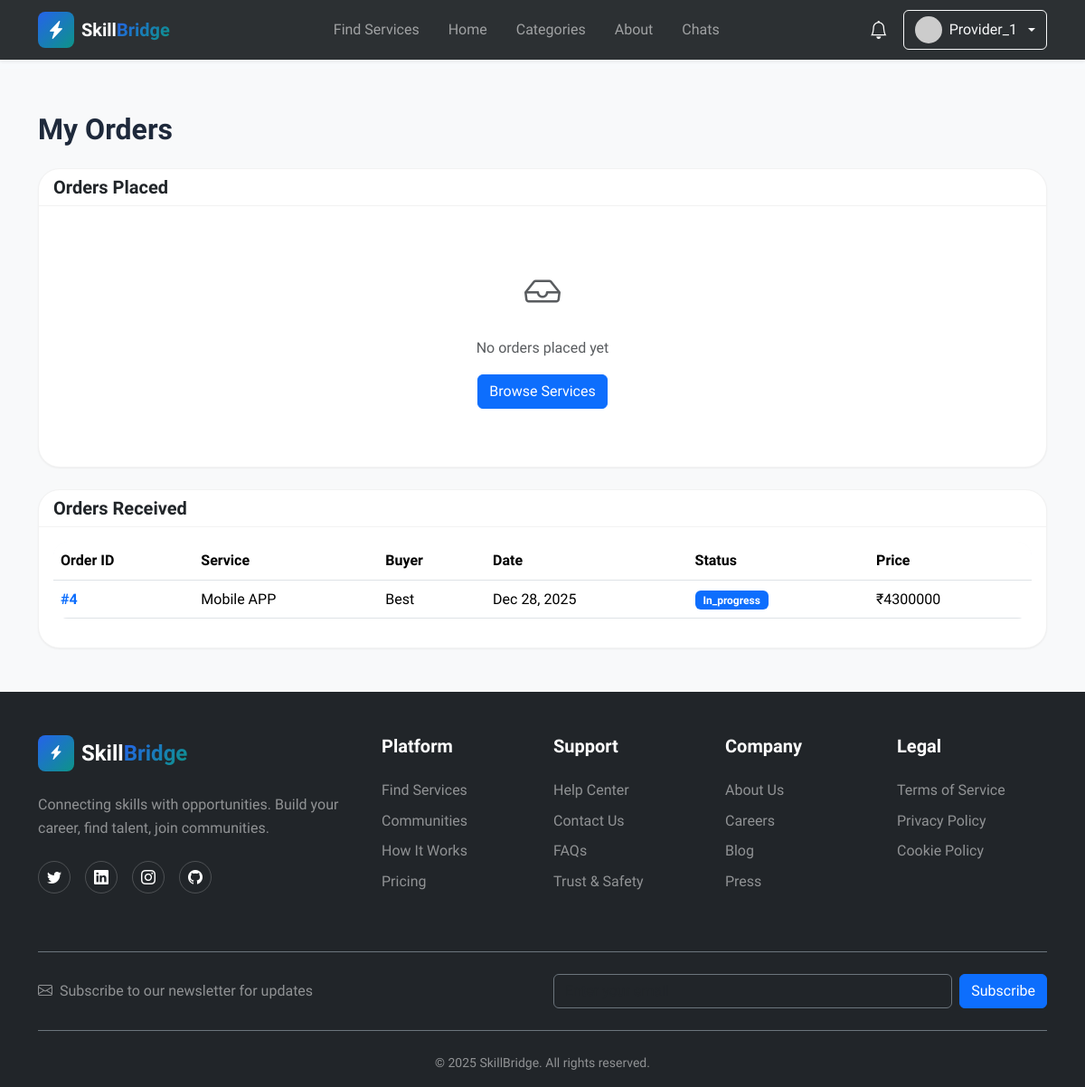
Page /user/orders (signed in) on the committed database.
### models.py (models this page shows, shortened)
class User(UserMixin, db.Model):
    __tablename__ = 'users'
    id = db.Column(db.Integer, primary_key=True)
    username = db.Column(db.String(80), unique=True, nullable=False, index=True)
    email = db.Column(db.String(120), unique=True, nullable=False, index=True)
    password_hash = db.Column(db.String(255), nullable=False)
    user_type = db.Column(db.String(20), nullable=False, default='client')
    full_name = db.Column(db.String(100))
    bio = db.Column(db.Text)
    avatar_url = db.Column(db.String(255), default='default-avatar.png')
    phone = db.Column(db.String(20))
    is_active = db.Column(db.Boolean, default=True)
    is_verified = db.Column(db.Boolean, default=False)
    created_at = db.Column(db.DateTime, default=datetime.utcnow, nullable=False)
    updated_at = db.Column(db.DateTime, default=datetime.utcnow, onupdate=datetime.utcnow)
    services = db.relationship('Service', backref='provider', lazy='dynamic',
                              foreign_keys='Service.user_id')
    reviews = db.relationship('Review', backref='reviewer', lazy='dynamic',
                             foreign_keys='Review.user_id')
    orders_as_buyer = db.relationship('Order', backref='buyer', lazy='dynamic',
                                     foreign_keys='Order.buyer_id')
    orders_as_seller = db.relationship('Order', backref='seller', lazy='dynamic',
                                      foreign_keys='Order.seller_id')
    favorites = db.relationship('Favorite', backref='user', lazy='dynamic',
                               cascade='all, delete-orphan')
    notifications = db.relationship('Notification', backref='user', lazy='dynamic',
                                   cascade='all, delete-orphan')
    def is_admin(self):
        return self.user_type == 'admin'
    def get_unread_notifications_count(self):
        return self.notifications.filter_by(is_read=False).count()
    def get_recent_notifications(self, limit=5):
        return self.notifications.order_by(db.text('created_at desc')).limit(limit)
    def get_avatar_url(self):
        from flask import url_for
        if not self.avatar_url or self.avatar_url == 'default-avatar.png':
            return f"https://ui-avatars.com/api/?name={self.username}&background=random&color=fff&size=128"
        if self.avatar_url.startswith('http'):
            return self.avatar_url
        return url_for('static', filename='avatars/' + self.avatar_url)

class Order(db.Model):
    __tablename__ = 'orders'
    id = db.Column(db.Integer, primary_key=True)
    service_id = db.Column(db.Integer, db.ForeignKey('services.id'), nullable=False, index=True)
    buyer_id = db.Column(db.Integer, db.ForeignKey('users.id'), nullable=False, index=True)
    seller_id = db.Column(db.Integer, db.ForeignKey('users.id'), nullable=False, index=True)
    total_price = db.Column(db.Float, nullable=False)
    status = db.Column(db.String(20), default='pending', index=True)
    requirements = db.Column(db.Text)  # Buyer's requirements
    scope = db.Column(db.Text)  # Detailed scope
    budget_tier = db.Column(db.String(20)) # Basic, Standard, Premium
    deadline = db.Column(db.DateTime)  # Agreed deadline
    delivery_note = db.Column(db.Text)  # Seller's delivery note
    created_at = db.Column(db.DateTime, default=datetime.utcnow)
    updated_at = db.Column(db.DateTime, default=datetime.utcnow, onupdate=datetime.utcnow)
    completed_at = db.Column(db.DateTime)

class Service(db.Model):
    __tablename__ = 'services'
    id = db.Column(db.Integer, primary_key=True)
    title = db.Column(db.String(200), nullable=False, index=True)
    description = db.Column(db.Text, nullable=False)
    price = db.Column(db.Float, nullable=False)
    delivery_time = db.Column(db.String(50))  # e.g., "3 days", "1 week"
    user_id = db.Column(db.Integer, db.ForeignKey('users.id'), nullable=False, index=True)
    category_id = db.Column(db.Integer, db.ForeignKey('categories.id'), nullable=False, index=True)
    favorited_by = db.relationship('Favorite', backref='service', lazy='dynamic', cascade='all, delete-orphan')
    image_url = db.Column(db.String(255), default='default-service.jpg')
    tags = db.Column(db.String(255))
    is_active = db.Column(db.Boolean, default=True)
    view_count = db.Column(db.Integer, default=0)
    created_at = db.Column(db.DateTime, default=datetime.utcnow, index=True)
    updated_at = db.Column(db.DateTime, default=datetime.utcnow, onupdate=datetime.utcnow)
    reviews = db.relationship('Review', backref='service', lazy='dynamic',
                             cascade='all, delete-orphan')
    orders = db.relationship('Order', backref='service', lazy='dynamic')
    favorited_by = db.relationship('Favorite', backref='service', lazy='dynamic',
                                   cascade='all, delete-orphan')

### routes.py (the view)
@user_bp.route('/orders')
@login_required
def orders():
    orders_as_buyer = order_manager.get_user_orders(current_user.id, as_buyer=True)
    orders_as_seller = order_manager.get_user_orders(current_user.id, as_buyer=False)
    return render_template('user/orders.html',
                         orders_as_buyer=orders_as_buyer,
                         orders_as_seller=orders_as_seller)

### managers.py (called while the page is built)
    def get_user_orders(self, user_id, as_buyer=True):
        if as_buyer:
            return Order.query.filter_by(buyer_id=user_id)\
                             .order_by(Order.created_at.desc()).all()
        else:
            return Order.query.filter_by(seller_id=user_id)\
                             .order_by(Order.created_at.desc()).all()

### templates/user/orders.html (shortened to what this page needs)
{% extends 'base.html' %}
{% block content %}
<section class="py-5 bg-light">
    <div class="container">
        <h2 class="fw-bold mb-4">My Orders</h2>
        <div class="card mb-4">
            <div class="card-header">
                <h5 class="mb-0">Orders Placed</h5>
            </div>
            <div class="card-body">
                {% if orders_as_buyer %}
                <div class="table-responsive">
                    <table class="table table-hover">
                        <thead>
                            <tr>
                                <th>Order ID</th>
                                <th>Service</th>
                                <th>Provider</th>
                                <th>Date</th>
                                <th>Status</th>
                                <th>Price</th>
                            </tr>
                        </thead>
                        <tbody>
                            {% for order in orders_as_buyer %}
                            <tr style="cursor: pointer;"
                                onclick="window.location='{{ url_for('user.order_detail', order_id=order.id) }}'">
                                <td><a href="{{ url_for('user.order_detail', order_id=order.id) }}"
                                        class="text-decoration-none fw-bold">#{{ order.id }}</a></td>
                                <td>
                                    <div class="fw-bold">{{ order.service.title }}</div>
                                </td>
                                <td>{{ order.service.provider.username }}</td>
                                <td>{{ order.created_at.strftime('%b %d, %Y') }}</td>
                                <td>
                                    <span
                                        class="badge bg-{{ 'warning' if order.status=='pending' else 'primary' if order.status=='in_progress' else 'success' }}">{{
                                        order.status|title }}</span>
                                </td>
                                <td>₹{{ "%.0f"|format(order.service.price) }}</td>
                            </tr>
                            {% endfor %}
                        </tbody>
                    </table>
                </div>
                {% else %}
                <div class="text-center py-5 text-muted">
                    <i class="bi bi-inbox fs-1 d-block mb-3"></i>
                    <p>No orders placed yet</p>
                    <a href="{{ url_for('service.browse') }}" class="btn btn-primary">Browse Services</a>
                </div>
                {% endif %}
            </div>
        </div>
        {% if current_user.user_type == 'provider' %}
        <div class="card">
            <div class="card-header">
                <h5 class="mb-0">Orders Received</h5>
            </div>
            <div class="card-body">
                {% if orders_as_seller %}
                <div class="table-responsive">
                    <table class="table table-hover">
                        <thead>
                            <tr>
                                <th>Order ID</th>
                                <th>Service</th>
                                <th>Buyer</th>
                                <th>Date</th>
                                <th>Status</th>
                                <th>Price</th>
                            </tr>
                        </thead>
                        <tbody>
                            {% for order in orders_as_seller %}
                            <tr style="cursor: pointer;"
                                onclick="window.location='{{ url_for('user.order_detail', order_id=order.id) }}'">
                                <td><a href="{{ url_for('user.order_detail', order_id=order.id) }}"
                                        class="text-decoration-none fw-bold">#{{ order.id }}</a></td>
                                <td>{{ order.service.title }}</td>
                                <td>{{ order.buyer.username }}</td>
                                <td>{{ order.created_at.strftime('%b %d, %Y') }}</td>
                                <td><span
                                        class="badge bg-{{ 'warning' if order.status=='pending' else 'primary' if order.status=='in_progress' else 'success' }}">{{
                                        order.status|title }}</span></td>
                                <td>₹{{ "%.0f"|format(order.service.price * 86) }}</td>
                            </tr>
                            {% endfor %}
                        </tbody>
                    </table>
                </div>
                {% else %}
                <div class="text-center py-5 text-muted">
                    <p>No orders received yet</p>
                </div>
                {% endif %}
            </div>
        </div>
        {% endif %}
    </div>
</section>
{% endblock %}

### templates/components/header.html (shortened to what this page needs)
<header class="navbar navbar-expand-lg navbar-dark bg-dark fixed-top shadow-sm">
    <div class="container">
        <a class="navbar-brand d-flex align-items-center" href="{{ url_for('main.index') }}">
            <div class="logo-icon gradient-primary rounded-3 p-2 me-2">
                <i class="bi bi-lightning-charge-fill text-white"></i>
            </div>
            <span class="fw-bold">Skill<span class="text-gradient">Bridge</span></span>
        </a>
        <div class="collapse navbar-collapse" id="navbarNav">
            <ul class="navbar-nav mx-auto">
                <li class="nav-item">
                    <a class="nav-link" href="{{ url_for('service.browse') }}">Find Services</a>
                </li>
                <li class="nav-item">
                    <a class="nav-link" href="{{ url_for('main.index') }}">Home</a>
                </li>
                <li class="nav-item">
                    <a class="nav-link" href="{{ url_for('main.index') }}#categories">Categories</a>
                </li>
                <li class="nav-item">
                    <a class="nav-link" href="{{ url_for('main.about') }}">About</a>
                </li>
                {% if current_user.is_authenticated %}
                <li class="nav-item">
                    <a class="nav-link" href="{{ url_for('user.chats') }}">Chats</a>
                </li>
                {% endif %}
            </ul>
            <div class="d-flex align-items-center gap-3 mt-3 mt-lg-0">
                {% if current_user.is_authenticated %}
                <div class="dropdown">
                    <button class="btn btn-link text-white position-relative p-0" type="button"
                        data-bs-toggle="dropdown">
                        <i class="bi bi-bell fs-5"></i>
                    </button>
                </div>
                <div class="dropdown">
                    <button class="btn btn-outline-light dropdown-toggle d-flex align-items-center gap-2" type="button"
                        data-bs-toggle="dropdown">
                        <img src="{{ current_user.get_avatar_url() }}" alt="Avatar" class="rounded-circle" width="30"
                            height="30">
                        <span>{{ current_user.username }}</span>
                    </button>
                </div>
                {% else %}
                <a href="{{ url_for('auth.login') }}" class="btn btn-outline-light">Log In</a>
                <a href="{{ url_for('auth.register') }}" class="btn btn-gradient-primary">Get Started</a>
                {% endif %}
            </div>
        </div>
    </div>
</header>
<div style="height: 76px;"></div>

### static/css/custom.css (style rules this page uses)
:root { --primary: #2563eb; --primary-hover: #1d4ed8; --accent: #0d9488; --background: #f8fafc; --foreground: #1e293b; --card: #ffffff; --border: #e2e8f0; --muted: #64748b; --muted-foreground: #94a3b8; --secondary: #f1f5f9; --success: #10b981; --danger: #ef4444; --primary-color: #2563eb; --primary-dark: #1d4ed8; --primary-light: #3b82f6; --accent-color: #0d9488; --card-bg: #ffffff; --gradient-primary: linear-gradient(135deg, #2563eb 0%, #0d9488 100%); --gradient-accent: linear-gradient(135deg, #f97316 0%, #fb923c 100%); --gradient-hero: linear-gradient(135deg, #1e293b, #334155); --shadow-sm: 0 1px 2px 0 rgba(0, 0, 0, 0.05); --shadow-md: 0 4px 6px -1px rgba(0, 0, 0, 0.08); --shadow-lg: 0 10px 15px -3px rgba(0, 0, 0, 0.08); --shadow-xl: 0 20px 25px -5px rgba(0, 0, 0, 0.1); --shadow-glow: 0 0 40px rgba(37, 99, 235, 0.25); --section-padding: 5rem 0; --radius: 0.75rem; --radius-sm: 0.5rem; --radius-md: 1rem; --radius-lg: 1.5rem; --radius-xl: 2rem; }
* { margin: 0; padding: 0; box-sizing: border-box; }
body { font-family: 'Sora', -apple-system, BlinkMacSystemFont, 'Segoe UI', sans-serif; background-color: var(--background); color: var(--foreground); line-height: 1.6; overflow-x: hidden; }
h1, h2, h3, h4, h5, h6 { font-weight: 700; line-height: 1.2; }
a { transition: all 0.3s ease; }
.gradient-primary { background: var(--gradient-primary); }
.text-gradient { background: var(--gradient-primary); -webkit-background-clip: text; -webkit-text-fill-color: transparent; background-clip: text; }
.navbar { backdrop-filter: blur(10px); background-color: rgba(33, 37, 41, 0.95) !important; transition: all 0.3s ease; }
.logo-icon { width: 40px; height: 40px; display: flex; align-items: center; justify-content: center; transition: all 0.3s ease; }
.nav-link { font-weight: 500; position: relative; padding: 0.5rem 1rem !important; }
.nav-link::after { content: ''; position: absolute; bottom: 0; left: 50%; width: 0; height: 2px; background: var(--gradient-primary); transition: all 0.3s ease; transform: translateX(-50%); }
.card { border-radius: var(--radius-lg); border: 1px solid rgba(0, 0, 0, 0.05); box-shadow: var(--shadow-sm); }
.card-header { background: transparent; border-bottom: 1px solid rgba(0, 0, 0, 0.05); font-weight: 600; }
.table { border-radius: var(--radius-md); overflow: hidden; }
.table thead { background: var(--background); }
.badge { padding: 0.35em 0.75em; font-weight: 600; }

### rows in the picture
User: username "Provider_1"
Order: id "4", service "Mobile APP", buyer.username "Best", created_at "Dec 28, 2025", status "In_progress"
Service: order.service.price*86 "4300000"
